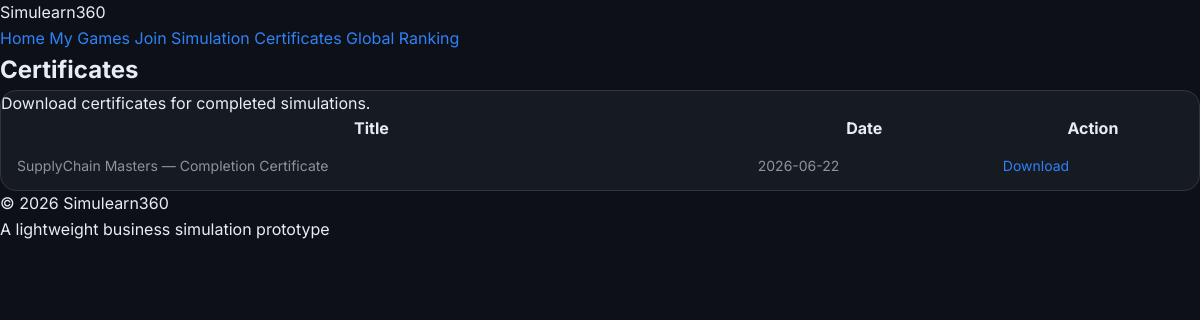
Page /certificates.php on the committed database.
### tables this page shows
CREATE TABLE IF NOT EXISTS `certificates` (
  `id` INT AUTO_INCREMENT PRIMARY KEY,
  `user_id` INT NOT NULL,
  `game_id` INT DEFAULT NULL,
  `title` VARCHAR(255) NOT NULL,
  `issued_date` DATE DEFAULT (CURRENT_DATE),
  FOREIGN KEY (`user_id`) REFERENCES `users`(`id`) ON DELETE CASCADE
);

### certificates.php (the view, shortened to what this page needs)
<?php include 'header.php'; ?>
<section>
  <h2>Certificates</h2>
  <div class="card">
    <p class="small">Download certificates for completed simulations.</p>
    <?php
    $mysqli = db_connect();
    $res = $mysqli->query("SELECT id, title, issued_date FROM certificates ORDER BY issued_date DESC LIMIT 20");
    if ($res && $res->num_rows){
      echo '<table class="table"><tr><th>Title</th><th>Date</th><th>Action</th></tr>';
      while($r = $res->fetch_assoc()){
        echo '<tr><td>'.htmlspecialchars($r['title']).'</td><td>'.htmlspecialchars($r['issued_date']).'</td><td><a href="#">Download</a></td></tr>';
      }
      echo '</table>';
    } else {
      echo '<p class="small">No certificates yet.</p>';
    }
    ?>
  </div>
</section>
<?php include 'footer.php'; ?>

### styles.css (style rules this page uses)
:root { --bg-dark: #0d1117; --bg-panel: #161b22; --bg-card: #1c2333; --bg-card-hover: #21293d; --border: #30363d; --border-light: #3d444d; --accent: #2f81f7; --accent-hover: #1a6ed8; --accent-glow: rgba(47, 129, 247, 0.18); --accent-2: #3fb950; --accent-warn: #f0883e; --accent-danger: #f85149; --text-primary: #e6edf3; --text-secondary: #8b949e; --text-muted: #484f58; --text-white: #ffffff; --radius-sm: 6px; --radius: 10px; --radius-lg: 16px; --radius-xl: 24px; --shadow-sm: 0 1px 3px rgba(0,0,0,0.4); --shadow: 0 4px 16px rgba(0,0,0,0.5); --shadow-lg: 0 8px 32px rgba(0,0,0,0.6); --transition: 0.18s ease; --font-display: 'Sora', sans-serif; --font-body: 'Inter', sans-serif; }
*, *::before, *::after { box-sizing: border-box; margin: 0; padding: 0; }
html { font-size: 16px; scroll-behavior: smooth; }
body { font-family: var(--font-body); background: var(--bg-dark); color: var(--text-primary); line-height: 1.6; min-height: 100vh; }
a { color: var(--accent); text-decoration: none; transition: color var(--transition); }
.card { background: var(--bg-panel); border: 1px solid var(--border); border-radius: var(--radius-lg); overflow: hidden; }
table { width: 100%; border-collapse: collapse; }
tbody td { padding: 13px 16px; font-size: 0.875rem; border-bottom: 1px solid var(--border); color: var(--text-secondary); }
tbody tr:last-child td { border-bottom: none; }

### rows in the picture
certificates: title "SupplyChain Masters — Completion Certificate", issued_date "2026-06-22"
